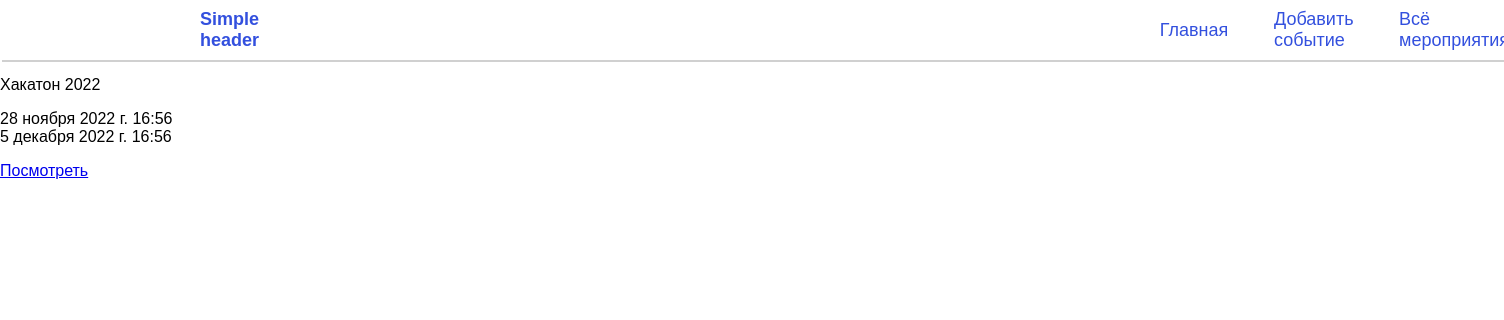
/allevent/, run on an earlier commit of the app's database.
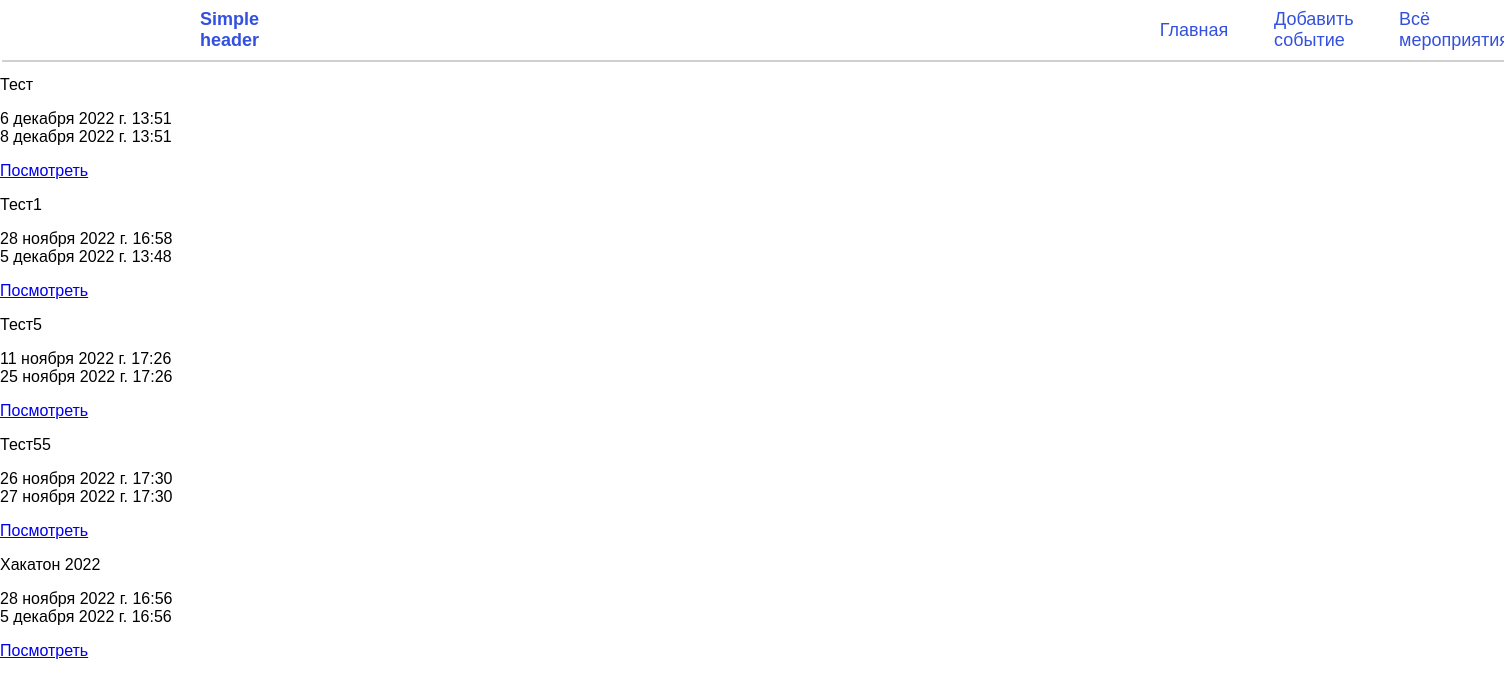
And on a later commit of the database.
### event/models.py (models this page shows, shortened)
class Events(models.Model):
    name = models.CharField(max_length=255, verbose_name='Название мероприятия', db_index=True)
    data_begin = models.DateTimeField(verbose_name='Начало мероприятия')
    data_end = models.DateTimeField(verbose_name='Конец мероприятия')
    slug = models.SlugField(unique=True, db_index=True, max_length=255)
    cat = models.ForeignKey('Category', on_delete=models.PROTECT, verbose_name='Категория')
    list_eq2 = models.ManyToManyField('Equipments', verbose_name='Оборудование',)
    class Meta:
        verbose_name = 'Мероприятия'
        verbose_name_plural = 'Мероприятия'
        ordering = ['name']
    def get_absolute_url(self):
        return reverse('event', kwargs={'event_slug': self.slug})

### event/views.py (the view)
# urls.py: path('allevent/', views.all_events, name='allevent'),
def all_events(request):
    event = Events.objects.all()
    return render(request, 'allevent.html', {'menu': menu,
                                             'title': 'Добавить мероприятие',
                                             'event': event
                                             }
                  )

### templates/allevent.html
{% extends 'base.html' %}
{% block content %}
    {% for e in event %}
        <p>{{ e.name }}</p>
        <div>{{ e.data_begin }}</div>
        <div>{{ e.data_end }}</div>
        <p class="link-read-post"><a href="{{ e.get_absolute_url }}">Посмотреть</a></p>
    {% endfor %}
{% endblock %}

### templates/base.html (shortened to what this page needs)
{% load static %}
<!DOCTYPE html>
<html lang="en">
  <head>
    <link rel="stylesheet" href="{% static 'css/style.css' %}" />
  </head>
  <body>
    <div class="container">
      <header class="header_container">
        <a href="/" class="header_item">Simple header</a>
        <ul class="nav">
            {% for m in menu %}
                <li class="nav-item"><a href="{% url m.url_name %}" class="nav-link">{{ m.title }}</a></li>
            {% endfor %}
        </ul>
      </header>
      <main>
          {% block content %}
          {% endblock %}
      </main>
    </div>
  </body>
</html>

### event/static/css/style.css (style rules this page uses)
body, html { margin: 0px; padding: 0px; box-sizing: border-box; font-family: Arial, Helvetica, sans-serif; }
.header_container { display: flex; width: 100%; height: 60px; background-color: rgb(255, 255, 255); box-shadow: 2px 2px rgba(0, 0, 0, 0.183); }
.header_item { display: flex; align-items: center; margin-left: 200px; color: rgb(51, 80, 222); font-size: 18px; font-weight: bold; text-decoration: none; }
.nav { display: flex; margin-left: 800px; }
.nav-item { display: flex; align-items: center; margin-left: 30px; list-style: none; }
.nav-link { background-color: rgba(51, 80, 222, 0); width: 100px; height: 50px; display: flex; align-items: center; justify-content: center; border-radius: 20px; color: rgb(51, 80, 222); font-size: 18px; text-decoration: none; }

What changed in the data, as far as the page shows it:
added Events: name "Тест", data_begin "6 декабря 2022 г. 13:51", data_end "8 декабря 2022 г. 13:51"
added Events: name "Тест1", data_begin "28 ноября 2022 г. 16:58", data_end "5 декабря 2022 г. 13:48"
added Events: name "Тест5", data_begin "11 ноября 2022 г. 17:26", data_end "25 ноября 2022 г. 17:26"
added Events: name "Тест55", data_begin "26 ноября 2022 г. 17:30", data_end "27 ноября 2022 г. 17:30"
